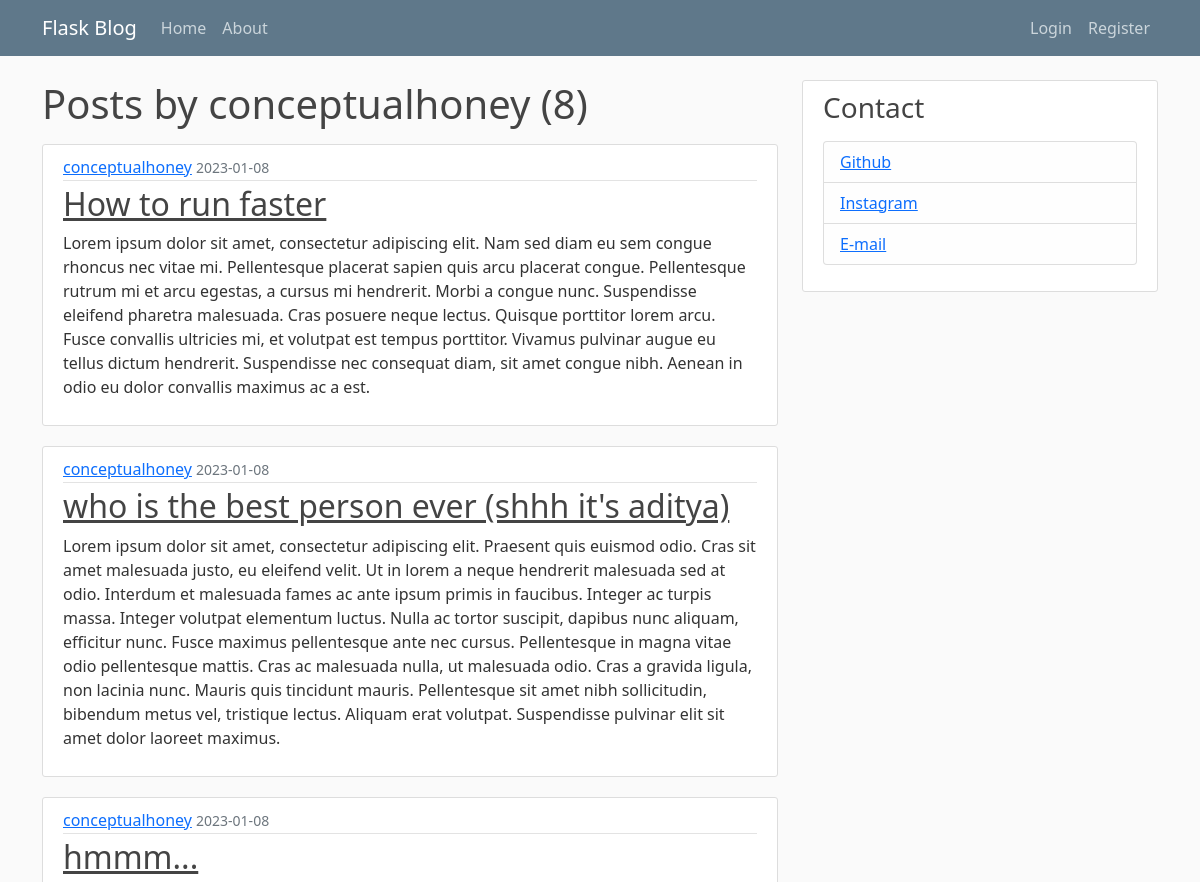
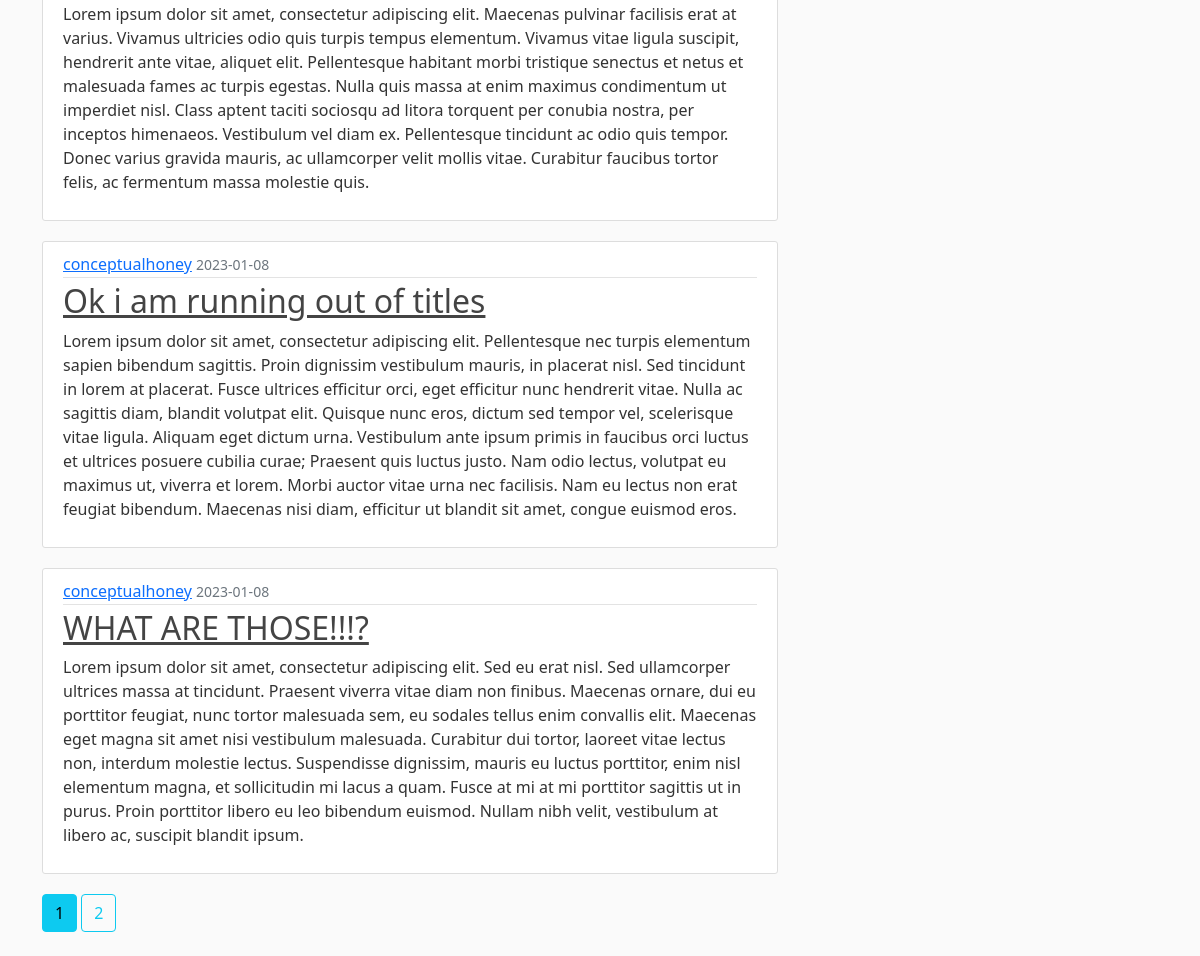
The app's page /user/conceptualhoney, older data (2 pictures, top to bottom).
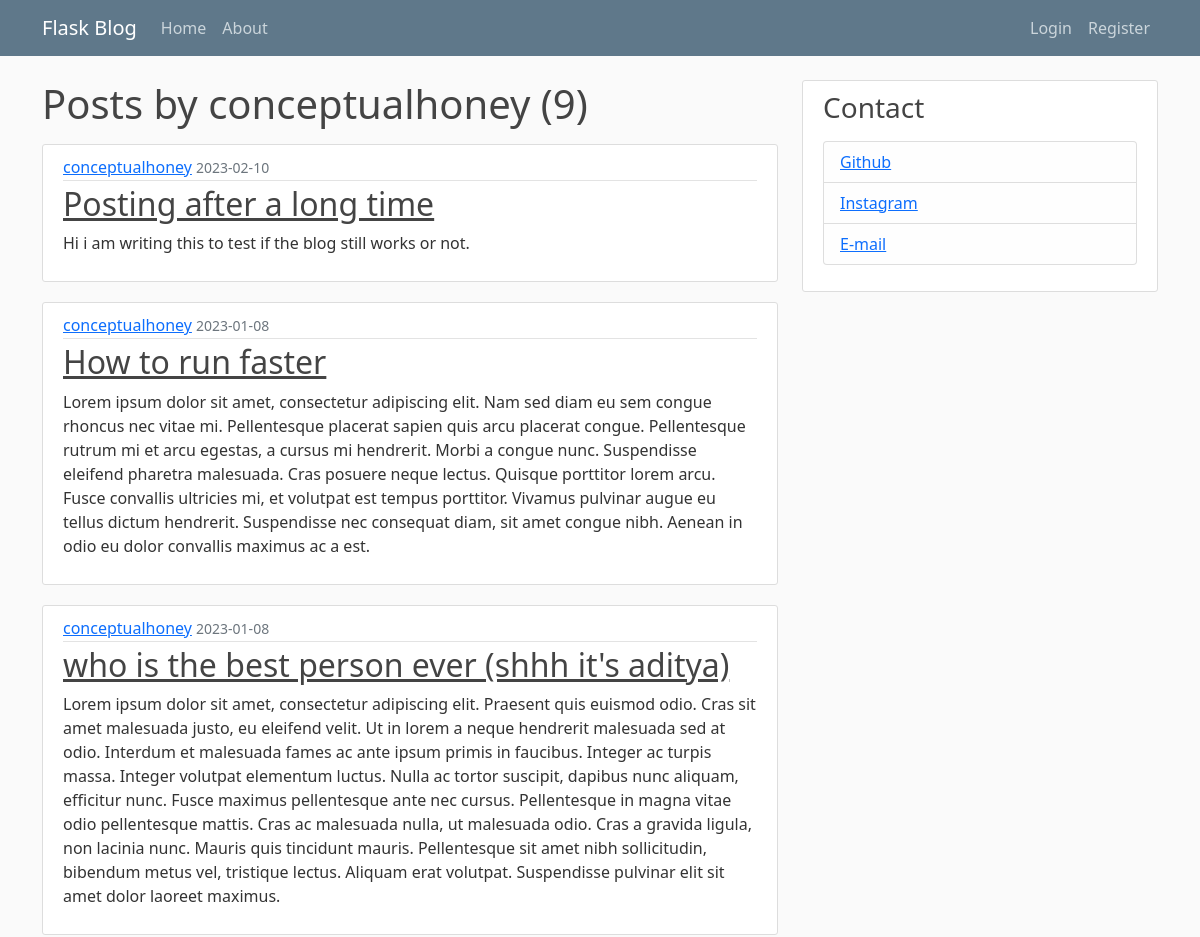
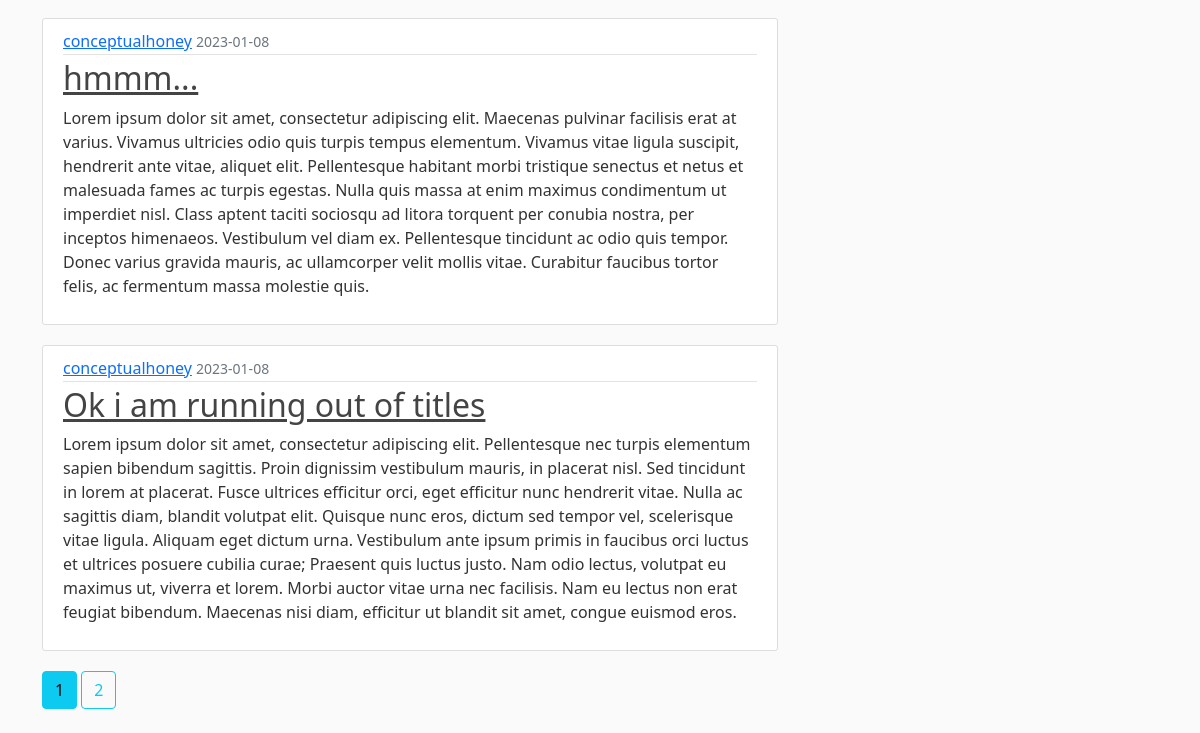
The same page, newer data (2 pictures, top to bottom).
### flaskblog/models.py (models this page shows, shortened)
class Post(db.Model):
    id = db.Column(db.Integer, primary_key=True)
    title = db.Column(db.String(100), nullable=False)
    date_posted = db.Column(db.DateTime, nullable=False, default=datetime.utcnow)
    content = db.Column(db.Text, nullable=False)
    user_id = db.Column(db.Integer, db.ForeignKey('user.id'), nullable=False)

class User(db.Model, UserMixin):
    id = db.Column(db.Integer, primary_key=True)
    username = db.Column(db.String(20), unique=True, nullable=False)
    email = db.Column(db.String(120), unique=True, nullable=False)
    image_file = db.Column(db.String(20), nullable=False, default='default.jpg')
    password = db.Column(db.String(60), nullable=False)
    posts = db.relationship('Post', backref='author', lazy=True)

### flaskblog/users/routes.py (the view)
@users.route("/user/<string:username>")
def user_posts(username):
    page = request.args.get('page', 1, type=int)
    user = User.query.filter_by(username=username).first_or_404()
    posts = Post.query.filter_by(author=user).order_by(Post.date_posted.desc()).paginate(per_page=5, page=page)
    return render_template('user_posts.html', posts=posts, user=user)

### flaskblog/templates/user_posts.html
{% extends "layout.html" %}
{% block content %}
<h1 class="mb-3">Posts by {{ user.username }} ({{ posts.total }})</h1>
    {% for post in posts.items %}
    <article class="media content-section">
      <div class="media-body">
        <div class="article-metadata">
            <a class="mr-2" href="{{ url_for('users.user_posts', username=post.author.username)}}">{{ post.author.username }}</a>
          <small class="text-muted">{{ post.date_posted.strftime('%Y-%m-%d') }}</small>
        </div>
        <h2><a class="article-title" href="{{ url_for('posts.post', post_id=post.id )}}">{{ post.title }}</a></h2>
        <p class="article-content">{{ post.content }}</p>
      </div>
    </article>
    {% endfor %}
    {% for page_num in posts.iter_pages(left_edge=1, right_edge=1, left_current=1, right_current=2) %}
        {% if page_num %}
            {% if posts.page == page_num %}
                <a class="btn btn-info mb-4" href="{{ url_for('users.user_posts', username=user.username, page=page_num) }}">{{ page_num }}</a>
            {% else %}
                <a class="btn btn-outline-info mb-4" href="{{ url_for('users.user_posts', username=user.username, page=page_num) }}">{{ page_num }}</a>
            {% endif %}
        {% else %}
            ...
        {% endif %}
    {% endfor %}
{% endblock content %}

Row changes from the older to the newer data that the page shows:
no longer on this page (row unchanged): Post: author.username "conceptualhoney", date_posted "2023-01-08", title "WHAT ARE THOSE!!!?", content "Lorem ipsum dolor sit amet, consectetur adipiscing elit. Sed eu erat nisl. Sed ullamcorper ultrices massa at tincidunt. Praesent viverra vitae diam non finibus. Maecenas ornare, dui eu porttitor feugiat, nunc tortor malesuada sem, eu sodales tellus enim convallis elit. Maecenas eget magna sit amet nisi vestibulum malesuada. Curabitur dui tortor, laoreet vitae lectus non, interdum molestie lectus. Suspendisse dignissim, mauris eu luctus porttitor, enim nisl elementum magna, et sollicitudin mi lacus a quam. Fusce at mi at mi porttitor sagittis ut in purus. Proin porttitor libero eu leo bibendum euismod. Nullam nibh velit, vestibulum at libero ac, suscipit blandit ipsum."
added Post: author.username "conceptualhoney", date_posted "2023-02-10", title "Posting after a long time", content "Hi i am writing this to test if the blog still works or not."
Text that changed along with them:
{{ posts.total }}: "8" → "9"
